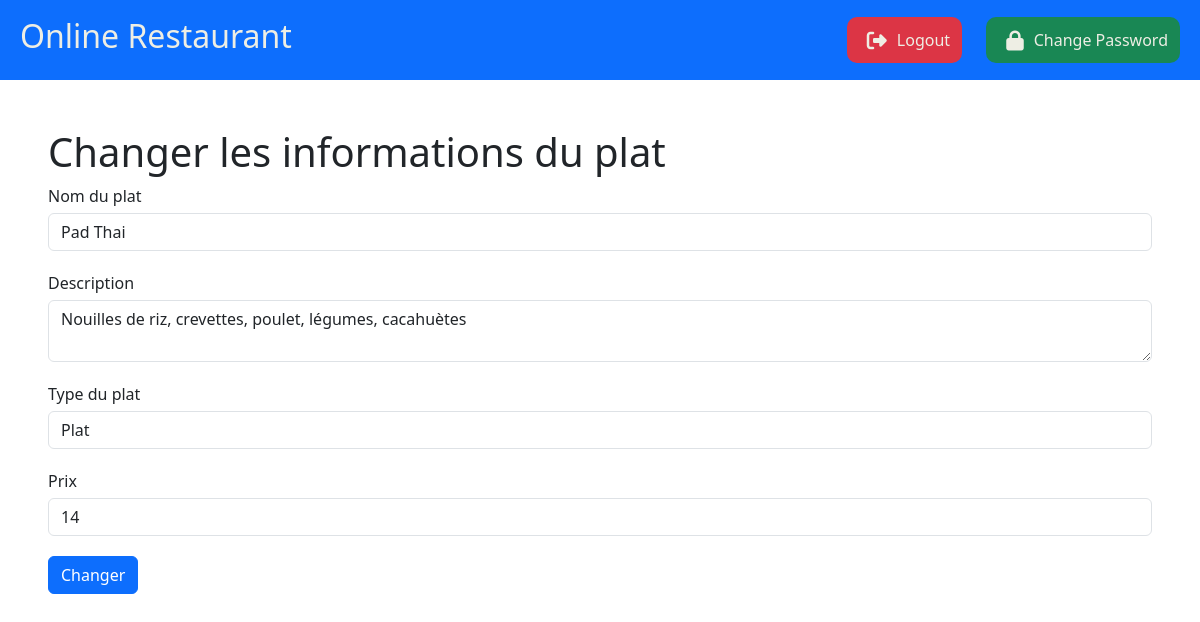
Page /adminPages/changer-plat.php?id=4 (signed in) on the committed database.
### tables this page shows
CREATE TABLE IF NOT EXISTS `plats` (
  `pid` int NOT NULL AUTO_INCREMENT,
  `pname` varchar(100) NOT NULL,
  `ptype` varchar(50) NOT NULL,
  `pdescription` varchar(100) DEFAULT NULL,
  `price` float NOT NULL,
  PRIMARY KEY (`pid`),
  UNIQUE KEY `pname` (`pname`)
);

### adminPages/changer-plat.php (the view, shortened to what this page needs)
<?php
require_once '../include/db-connect.php';
if (isset($_GET["id"])) {
    ?>
<!doctype html>
<html lang="en">
<head>
    <link rel="stylesheet" href="https://stackpath.bootstrapcdn.com/font-awesome/4.7.0/css/font-awesome.min.css">
    <link href="https://cdn.jsdelivr.net/npm/bootstrap@5.3.0-alpha3/dist/css/bootstrap.min.css" rel="stylesheet">
    <link rel="stylesheet" href="https://cdnjs.cloudflare.com/ajax/libs/font-awesome/6.3.0/css/all.min.css" />
    <link rel="stylesheet" href="../Style/style2.css">
</head>
<body>
    <div class="header sticky-top bg-primary mb-5">
        <h2 class="title">Online Restaurant</h2>
        <div>
            <a href="../login-register-Pages/logout.php" class="bg-danger"><i class="fa-solid fa-right-from-bracket fa-lg"></i>Logout</a>
            <a href="../login-register-Pages/change-password.php" class="bg-success"><i class="fa-solid fa-lock fa-lg"></i>Change Password</a>
        </div>
    </div>
    <div class="ps-5 pe-5">
        <h1>Changer les informations du plat</h1>
        <form method="post" action="">
            <?php
            $id_plat = $_GET["id"];
            $result = $db->query("SELECT * FROM plats WHERE pid = '$id_plat'");
            if ($result->num_rows > 0) {
                $row = $result->fetch_assoc();
                $nom_plat = $row["pname"];
                $desc_plat = $row["pdescription"];
                $prix = $row["price"];
            }
            else {
                echo "Ce plat n'existe pas!";
                exit();
            }
            ?>
            <div class="form-group">
                <label for="nom">Nom du plat</label>
                <input required type="text" class="form-control" id="nom" name="nom" value="<?php echo $nom_plat; ?>">
            </div>
            <div class="form-group">
                <label for="description">Description</label>
                <textarea class="form-control" id="description" name="desc"><?php echo $desc_plat; ?></textarea>
            </div>
            <div class="form-group">
                <label for="type">Type du plat</label>
                <select class="form-control" name="type" id="type">
                    <option value="plat">Plat</option>
                </select>
            </div>
            <div class="form-group">
                <label for="prix">Prix</label>
                <input required type="number" class="form-control" id="prix" step="0.01" name="prix" value="<?php echo $prix; ?>">
            </div>
            <button type="submit" class="btn btn-primary">Changer</button>
        </form>
    </div>
</body>
</html>
<?php } ?>

### Style/style2.css (style rules this page uses)
.header { height:80px; display: flex; align-items: center; color: #eeeee4; justify-content: space-between; padding-left: 20px; padding-right: 20px; margin-bottom: 70px; }
i { margin-right: 10px; margin-left: 20px; }
.header > div > a { background-color: black; padding: 12px; padding-left: 0px; color: #eeeee4; border-radius: 10px; border: 0; margin-left: 20px; text-decoration: none; }

### adminPages/changer-plat.php (style rules this page uses)
.form-group { margin-bottom: 20px; }
label { margin-bottom: 5px; }

### rows in the picture
plats: nom "Pad Thai", desc "Nouilles de riz, crevettes, poulet, légumes, cacahuètes", prix "14"
